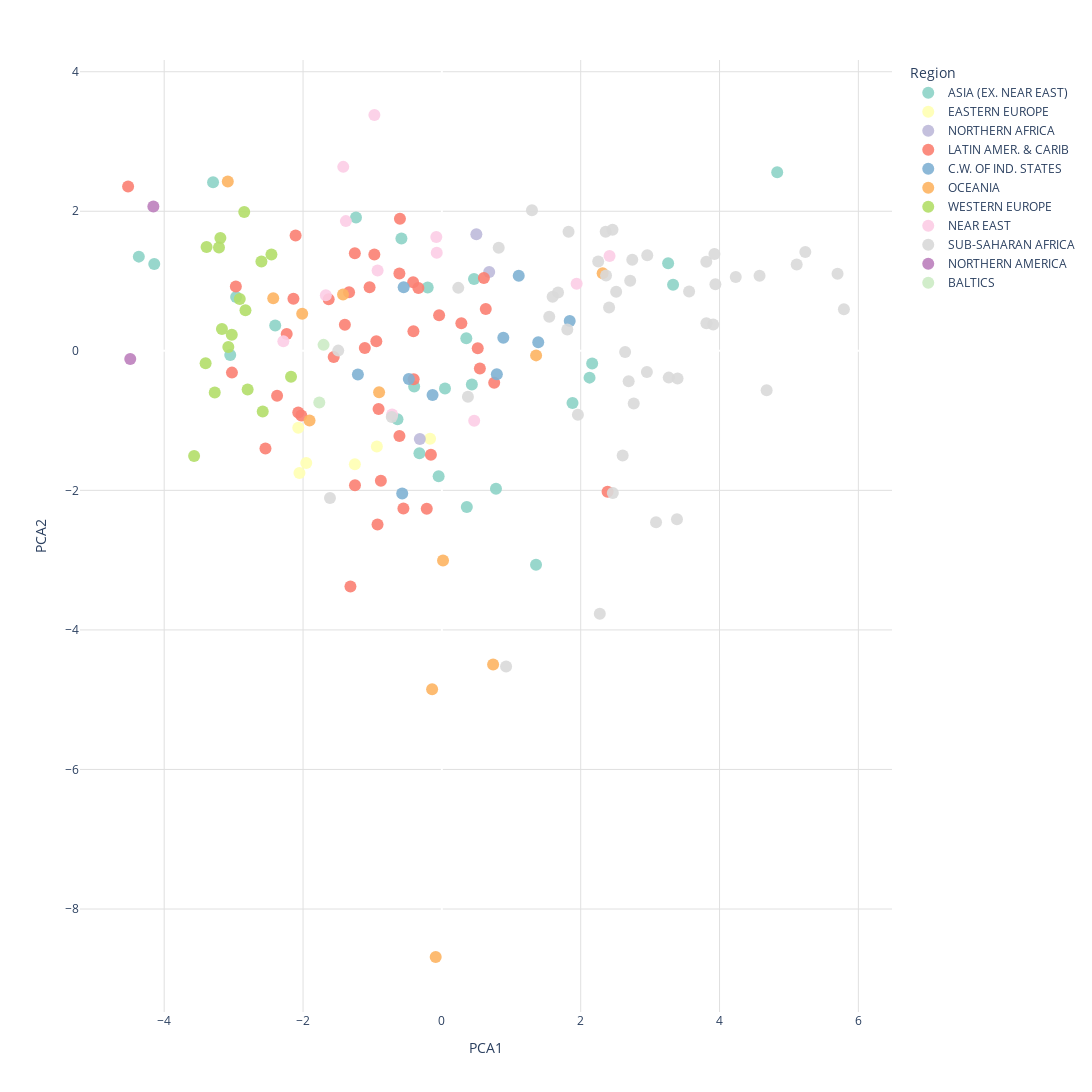

Source (notebook cell):
### Markdown cell above
## Interpretacja wektorów własnych 

- Jest ich troche duzo zatem ogranicze sie do kilku pierwszych.

### PCA1 “rozwój społeczno-ekonomiczny”
Najważniejsze wartosci:
- (+) birthrate_per_1000 infant_mort_per_1000 deathrate_per_1000
- (+) agriculture_pct_gdp, arable_pct, crops_pct
- (–) gdp_per_capita_usd literacy_pct phones_per_1000 service_pct_gdp

> Wysoki PCA1 = kraje biedniejsze, rolnicze, z wysoką śmiertelnością i niską edukacją  
> Niski PCA1 = kraje bogate, wykształcone, z gospodarką opartą na usługach

### PCA2 “geografia + struktura demograficzna”
Najważniejsze loadings:
- (+) area_sq_mi arable_pct crops_pct
- (–) pop_density_per_sq_mi coastline_ratio

> Oddziela kraje duże powierzchniowo, rolnicze  od krajów małych, gęsto zaludnionych lub wyspiarskich.

### PCA3 komponent “struktura gospodarki”
Najważniejsze loadings:
- (+) industry_pct_gdp , some agriculture , other_pct (słabo)
- (–) service_pct_gdp m phones_per_1000 , literacy_pct

> Dzieli kraje na oparte na przemysle uslugach.  

Wysoki PCA3  kraje z dużym udziałem przemysłu  
Niski PCA3  kraje zdominowane przez sektor usług.

> **PCA1**: **Development** — od biednych krajów rolniczych do bogatych opartych na uslugach 

> **PCA2**: **Geografia** duże rolnicze kraje vs małe/wyspiarskie gesto zaludnione.

> **PCA3**: **Struktura gospodarki** — przemysł vs usługi.

> **PCA4**: **Rolnictwo + demografia**  kraje rolnicze vs kraje urbanizujące się.

> **PCA5**: **Położenie** wybrzeże vs interior / rolnictwo.

### Code cell
import plotly.express as px

fig = px.scatter(pca_df,x="PCA1",y="PCA2",color="region",hover_name="country",color_discrete_sequence=px.colors.qualitative.Set3,width=1500,height=1200)

fig.update_traces(marker=dict(size=12, opacity=0.9))

fig.update_layout(plot_bgcolor="white",paper_bgcolor="white",xaxis=dict(showgrid=True, gridcolor="#e0e0e0"),yaxis=dict(showgrid=True, gridcolor="#e0e0e0"),legend_title_text="Region")

fig.show()

### Figure 1 — Plotly figure (JSON) as saved in the notebook; plotly's stock layout.template omitted (floating-point values rounded to 4 significant figures)
{"data": [{"hovertemplate": "<b>%{hovertext}</b><br><br>region=ASIA (EX. NEAR EAST)<br>PCA1=%{x}<br>PCA2=%{y}<extra></extra>", "hovertext": ["Afghanistan", "Bangladesh", "Bhutan", "Brunei", "Burma", "Cambodia", "China", "Hong Kong", "India", "Indonesia", "Iran", "Japan", "Korea. North", "Korea. South", "Laos", "Macau", "Malaysia", "Maldives", "Mongolia", "Pakistan", "Philippines", "Singapore", "Sri Lanka", "Taiwan", "Thailand", "Vietnam"], "legendgroup": "ASIA (EX. NEAR EAST)", "marker": {"color": "rgb(141,211,199)", "opacity": 0.9, "size": 12, "symbol": "circle"}, "mode": "markers", "name": "ASIA (EX. NEAR EAST)", "orientation": "v", "showlegend": true, "type": "scatter", "x": [4.831, 1.356, 3.26, -1.237, 2.127, 2.165, -0.5826, -4.143, 0.7796, 0.3523, -0.2041, -2.964, 0.4321, -2.401, 3.331, -4.366, -0.3988, 0.3594, 0.4634, 1.882, -0.04651, -3.296, -0.3233, -3.049, -0.6394, 0.04519], "xaxis": "x", "y": [2.56, -3.067, 1.256, 1.91, -0.3841, -0.181, 1.609, 1.246, -1.975, 0.1813, 0.9086, 0.7708, -0.482, 0.3646, 0.9466, 1.35, -0.5109, -2.237, 1.031, -0.7468, -1.798, 2.415, -1.467, -0.05988, -0.9803, -0.541], "yaxis": "y"}, {"hovertemplate": "<b>%{hovertext}</b><br><br>region=EASTERN EUROPE<br>PCA1=%{x}<br>PCA2=%{y}<extra></extra>", "hovertext": ["Albania", "Bulgaria", "Czech Republic", "Hungary", "Poland", "Romania"], "legendgroup": "EASTERN EUROPE", "marker": {"color": "rgb(255,255,179)", "opacity": 0.9, "size": 12, "symbol": "circle"}, "mode": "markers", "name": "EASTERN EUROPE", "orientation": "v", "showlegend": true, "type": "scatter", "x": [-0.17, -1.253, -2.069, -2.052, -1.954, -0.9366], "xaxis": "x", "y": [-1.26, -1.627, -1.102, -1.751, -1.609, -1.372], "yaxis": "y"}, {"hovertemplate": "<b>%{hovertext}</b><br><br>region=NORTHERN AFRICA<br>PCA1=%{x}<br>PCA2=%{y}<extra></extra>", "hovertext": ["Algeria", "Egypt", "Tunisia"], "legendgroup": "NORTHERN AFRICA", "marker": {"color": "rgb(190,186,218)", "opacity": 0.9, "size": 12, "symbol": "circle"}, "mode": "markers", "name": "NORTHERN AFRICA", "orientation": "v", "showlegend": true, "type": "scatter", "x": [0.497, 0.6818, -0.3174], "xaxis": "x", "y": [1.672, 1.13, -1.262], "yaxis": "y"}, {"hovertemplate": "<b>%{hovertext}</b><br><br>region=LATIN AMER. & CARIB<br>PCA1=%{x}<br>PCA2=%{y}<extra></extra>", "hovertext": ["Anguilla", "Antigua & Barbuda", "Argentina", "Aruba", "Bahamas. The", "Barbados", "Belize", "Bolivia", "Brazil", "British Virgin Is.", "Cayman Islands", "Chile", "Colombia", "Costa Rica", "Cuba", "Dominica", "Dominican Republic", "Ecuador", "El Salvador", "French Guiana", "Grenada", "Guadeloupe", "Guatemala", "Guyana", "Haiti", "Honduras", "Jamaica", "Martinique", "Mexico", "Netherlands Antilles", "Nicaragua", "Panama", "Paraguay", "Peru", "Puerto Rico", "Saint Kitts & Nevis", "Saint Lucia", "Saint Vincent and the Grenadines", "Suriname", "Trinidad & Tobago", "Uruguay", "Venezuela"], "legendgroup": "LATIN AMER. & CARIB", "marker": {"color": "rgb(251,128,114)", "opacity": 0.9, "size": 12, "symbol": "circle"}, "mode": "markers", "name": "LATIN AMER. & CARIB", "orientation": "v", "showlegend": true, "type": "scatter", "x": [-2.107, -2.025, -1.041, -2.968, -2.138, -2.541, -0.0395, 0.6052, -0.6041, -3.024, -4.52, -0.9728, -0.4138, -1.397, -1.252, -0.5541, -0.1578, -0.4062, -0.2176, -1.254, -1.317, -1.558, 0.754, 0.6327, 2.387, 0.5168, -0.6113, -2.374, -1.11, -2.235, 0.5477, -0.9442, 0.2807, -0.3385, -1.631, -2.069, -0.8788, -0.9269, -0.4096, -0.912, -1.337, -0.6119], "xaxis": "x", "y": [1.652, -0.9284, 0.9103, 0.9208, 0.7461, -1.399, 0.5098, 1.045, 1.894, -0.3124, 2.355, 1.381, 0.9844, 0.3736, -1.928, -2.259, -1.488, -0.4061, -2.262, 1.399, -3.378, -0.08952, -0.4576, 0.5991, -2.018, 0.03682, -1.221, -0.6454, 0.04094, 0.2407, -0.2543, 0.1389, 0.3938, 0.9016, 0.7396, -0.8853, -1.862, -2.491, 0.2821, -0.8345, 0.8406, 1.107], "yaxis": "y"}, {"hovertemplate": "<b>%{hovertext}</b><br><br>region=C.W. OF IND. STATES<br>PCA1=%{x}<br>PCA2=%{y}<extra></extra>", "hovertext": ["Armenia", "Azerbaijan", "Belarus", "Georgia", "Kazakhstan", "Kyrgyzstan", "Tajikistan", "Turkmenistan", "Ukraine", "Uzbekistan"], "legendgroup": "C.W. OF IND. STATES", "marker": {"color": "rgb(128,177,211)", "opacity": 0.9, "size": 12, "symbol": "circle"}, "mode": "markers", "name": "C.W. OF IND. STATES", "orientation": "v", "showlegend": true, "type": "scatter", "x": [-0.1341, 0.7919, -1.21, -0.4764, -0.5504, 0.8855, 1.842, 1.107, -0.5712, 1.389], "xaxis": "x", "y": [-0.6339, -0.3363, -0.3391, -0.4025, 0.9097, 0.187, 0.4279, 1.076, -2.044, 0.1226], "yaxis": "y"}, {"hovertemplate": "<b>%{hovertext}</b><br><br>region=OCEANIA<br>PCA1=%{x}<br>PCA2=%{y}<extra></extra>", "hovertext": ["Australia", "Fiji", "French Polynesia", "Marshall Islands", "Micronesia. Fed. St.", "New Caledonia", "New Zealand", "Palau", "Papua New Guinea", "Samoa", "Tonga", "Vanuatu"], "legendgroup": "OCEANIA", "marker": {"color": "rgb(253,180,98)", "opacity": 0.9, "size": 12, "symbol": "circle"}, "mode": "markers", "name": "OCEANIA", "orientation": "v", "showlegend": true, "type": "scatter", "x": [-3.084, -0.9043, -2.012, 0.7384, -0.08887, -1.424, -2.429, -1.906, 2.316, 0.01659, -0.1403, 1.358], "xaxis": "x", "y": [2.426, -0.5925, 0.5308, -4.497, -8.686, 0.8086, 0.7519, -0.9975, 1.113, -3.004, -4.849, -0.06521], "yaxis": "y"}, {"hovertemplate": "<b>%{hovertext}</b><br><br>region=WESTERN EUROPE<br>PCA1=%{x}<br>PCA2=%{y}<extra></extra>", "hovertext": ["Austria", "Belgium", "Denmark", "Finland", "France", "Germany", "Greece", "Iceland", "Ireland", "Liechtenstein", "Netherlands", "Norway", "Portugal", "Spain", "Sweden", "Switzerland", "United Kingdom"], "legendgroup": "WESTERN EUROPE", "marker": {"color": "rgb(179,222,105)", "opacity": 0.9, "size": 12, "symbol": "circle"}, "mode": "markers", "name": "WESTERN EUROPE", "orientation": "v", "showlegend": true, "type": "scatter", "x": [-2.912, -3.027, -3.569, -2.599, -3.272, -3.403, -2.798, -3.191, -2.455, -2.829, -3.076, -2.847, -2.173, -2.581, -3.211, -3.389, -3.168], "xaxis": "x", "y": [0.7433, 0.2293, -1.508, 1.279, -0.5972, -0.1796, -0.5555, 1.618, 1.382, 0.5806, 0.05463, 1.989, -0.3715, -0.8699, 1.482, 1.487, 0.3139], "yaxis": "y"}, {"hovertemplate": "<b>%{hovertext}</b><br><br>region=NEAR EAST<br>PCA1=%{x}<br>PCA2=%{y}<extra></extra>", "hovertext": ["Bahrain", "Iraq", "Israel", "Jordan", "Kuwait", "Oman", "Qatar", "Saudi Arabia", "Syria", "Turkey", "United Arab Emirates", "Yemen"], "legendgroup": "NEAR EAST", "marker": {"color": "rgb(252,205,229)", "opacity": 0.9, "size": 12, "symbol": "circle"}, "mode": "markers", "name": "NEAR EAST", "orientation": "v", "showlegend": true, "type": "scatter", "x": [-1.672, 1.941, -2.284, -0.9262, -1.421, -0.07403, -0.9719, -0.08011, 0.4658, -0.7164, -1.383, 2.415], "xaxis": "x", "y": [0.7969, 0.9601, 0.138, 1.15, 2.637, 1.406, 3.378, 1.631, -1.001, -0.9126, 1.859, 1.36], "yaxis": "y"}, {"hovertemplate": "<b>%{hovertext}</b><br><br>region=SUB-SAHARAN AFRICA<br>PCA1=%{x}<br>PCA2=%{y}<extra></extra>", "hovertext": ["Benin", "Botswana", "Burkina Faso", "Burundi", "Cameroon", "Cape Verde", "Central African Rep.", "Chad", "Comoros", "Congo. Dem. Rep.", "Congo. Repub. of the", "Cote d'Ivoire", "Djibouti", "Equatorial Guinea", "Eritrea", "Ethiopia", "Gabon", "Gambia. The", "Ghana", "Guinea", "Guinea-Bissau", "Kenya", "Lesotho", "Liberia", "Madagascar", "Malawi", "Mali", "Mauritania", "Mauritius", "Mozambique", "Namibia", "Niger", "Nigeria", "Reunion", "Rwanda", "Sao Tome & Principe", "Senegal", "Seychelles", "Sierra Leone", "Somalia", "South Africa", "Sudan", "Swaziland", "Togo", "Uganda", "Zambia", "Zimbabwe"], "legendgroup": "SUB-SAHARAN AFRICA", "marker": {"color": "rgb(217,217,217)", "opacity": 0.9, "size": 12, "symbol": "circle"}, "mode": "markers", "name": "SUB-SAHARAN AFRICA", "orientation": "v", "showlegend": true, "type": "scatter", "x": [2.954, 1.298, 3.909, 3.387, 2.64, 0.3753, 4.234, 3.81, 2.275, 3.941, 2.36, 2.764, 2.743, 2.458, 1.674, 3.811, 1.825, 2.691, 1.96, 3.562, 4.679, 1.547, 2.365, 5.792, 2.409, 3.395, 4.577, 2.959, -1.612, 3.927, 0.8191, 5.112, 3.268, -1.493, 3.086, 0.9255, 1.807, -0.7217, 5.7, 5.236, 0.2365, 2.511, 2.252, 2.463, 2.605, 2.713, 1.596], "xaxis": "x", "y": [-0.302, 2.013, 0.3768, -2.414, -0.01526, -0.6566, 1.058, 1.276, -3.767, 0.9557, 1.706, -0.7545, 1.305, 1.737, 0.8372, 0.3962, 1.705, -0.4345, -0.9166, 0.85, -0.5654, 0.49, 1.079, 0.5946, 0.6225, -0.3977, 1.076, 1.371, -2.108, 1.387, 1.478, 1.238, -0.3841, 0.002989, -2.455, -4.526, 0.3069, -0.9472, 1.106, 1.415, 0.9023, 0.846, 1.281, -2.037, -1.499, 1.005, 0.775], "yaxis": "y"}, {"hovertemplate": "<b>%{hovertext}</b><br><br>region=NORTHERN AMERICA<br>PCA1=%{x}<br>PCA2=%{y}<extra></extra>", "hovertext": ["Bermuda", "United States"], "legendgroup": "NORTHERN AMERICA", "marker": {"color": "rgb(188,128,189)", "opacity": 0.9, "size": 12, "symbol": "circle"}, "mode": "markers", "name": "NORTHERN AMERICA", "orientation": "v", "showlegend": true, "type": "scatter", "x": [-4.489, -4.156], "xaxis": "x", "y": [-0.1186, 2.068], "yaxis": "y"}, {"hovertemplate": "<b>%{hovertext}</b><br><br>region=BALTICS<br>PCA1=%{x}<br>PCA2=%{y}<extra></extra>", "hovertext": ["Estonia", "Latvia"], "legendgroup": "BALTICS", "marker": {"color": "rgb(204,235,197)", "opacity": 0.9, "size": 12, "symbol": "circle"}, "mode": "markers", "name": "BALTICS", "orientation": "v", "showlegend": true, "type": "scatter", "x": [-1.704, -1.766], "xaxis": "x", "y": [0.08543, -0.741], "yaxis": "y"}], "layout": {"height": 1200, "legend": {"title": {"text": "Region"}, "tracegroupgap": 0}, "margin": {"t": 60}, "paper_bgcolor": "white", "plot_bgcolor": "white", "width": 1500, "xaxis": {"anchor": "y", "domain": [0, 1], "gridcolor": "#e0e0e0", "showgrid": true, "title": {"text": "PCA1"}}, "yaxis": {"anchor": "x", "domain": [0, 1], "gridcolor": "#e0e0e0", "showgrid": true, "title": {"text": "PCA2"}}}}
